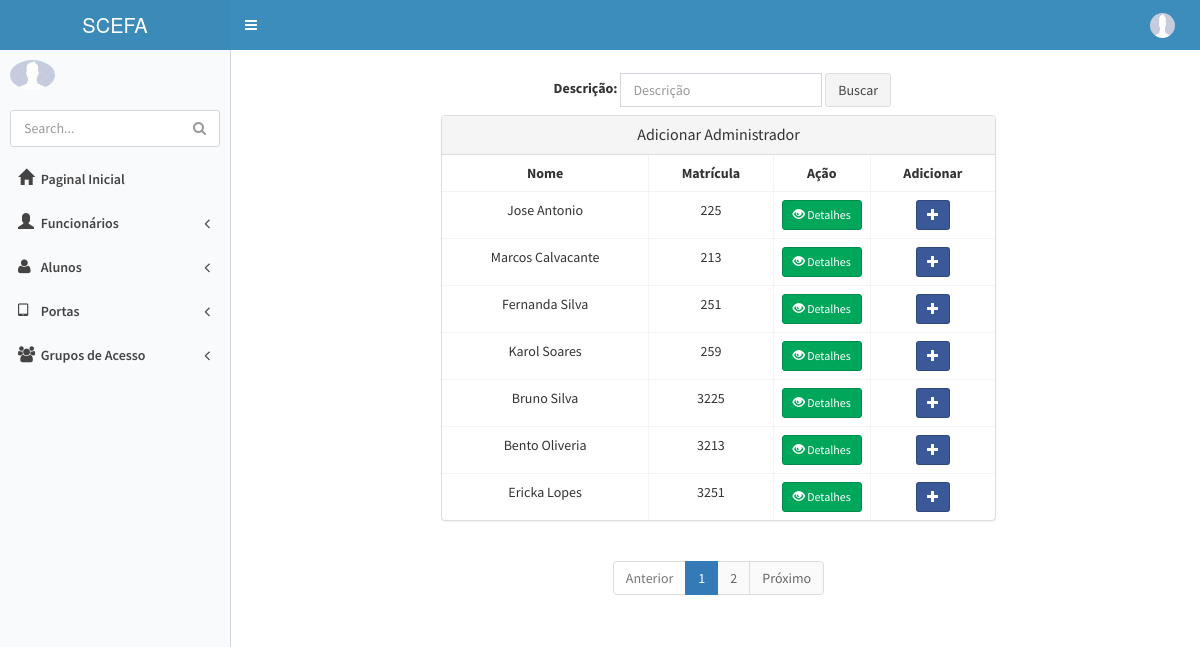
Screenshot of /administrador/new/ (signed in) with the database file from the repository.
### appPonto/models.py (models this page shows, shortened)
class Pessoa(User):
    nome = models.CharField("Nome", max_length=255)
    cpf = models.CharField('CPF', max_length=14, unique=True)
    sexos = (('Masculino', 'Masculino'),
             ('Feminino', 'Feminino'),)
    sexo = models.CharField(max_length=30, choices=sexos)
    Email = models.EmailField("E-mail", max_length=200)
    telefone = models.CharField("Telefone", max_length=20)
    dataNascimento = models.DateField('Data de Nascimento', max_length=10)
    endereco = models.CharField('Endereço', max_length=200, null=True)
    id_digital = models.IntegerField(null=True, blank=True, unique=True)
    img_dital = models.CharField(null=True, max_length=100, blank=True)
    Situacoes = (
        ('Ativo', 'Ativo'),
        ('Desativado', 'Desativado'),
    )
    situacao = models.CharField('Situação',
                                max_length=30,
                                choices=Situacoes,
                                )
    foto = models.ImageField(
        upload_to='fotos', verbose_name='foto',
        null=True, blank=True)
    class Meta: permissions = (('view_pessoa', 'Can see pessoa'),)

class Funcionario(Pessoa):
    matricula = models.CharField("Matricula", max_length=20, unique=True)
    cargo = models.ForeignKey(Cargo,on_delete=models.PROTECT,verbose_name="Cargo")
    dataAdmissao = models.DateField('Data de Admissão', default=timezone.now)
    salario = models.DecimalField("Salário", max_digits=10, decimal_places=2, null=True)
    class Meta: permissions = (('view_funcionario', 'Can see funcionario'),)

class Pessoa(User):
    nome = models.CharField("Nome", max_length=255)
    cpf = models.CharField('CPF', max_length=14, unique=True)
    sexos = (('Masculino', 'Masculino'),
             ('Feminino', 'Feminino'),)
    sexo = models.CharField(max_length=30, choices=sexos)
    Email = models.EmailField("E-mail", max_length=200)
    telefone = models.CharField("Telefone", max_length=20)
    dataNascimento = models.DateField('Data de Nascimento', max_length=10)
    endereco = models.CharField('Endereço', max_length=200, null=True)
    id_digital = models.IntegerField(null=True, blank=True, unique=True)
    img_dital = models.CharField(null=True, max_length=100, blank=True)
    Situacoes = (
        ('Ativo', 'Ativo'),
        ('Desativado', 'Desativado'),
    )
    situacao = models.CharField('Situação',
                                max_length=30,
                                choices=Situacoes,
                                )
    foto = models.ImageField(
        upload_to='fotos', verbose_name='foto',
        null=True, blank=True)
    class Meta: permissions = (('view_pessoa', 'Can see pessoa'),)

### appPonto/views.py (the view)
# urls.py: url(r'^administrador/new/$', administrador_new, name='administrador_new'),
@permission_required('appPonto.view_funcionario', login_url='erro_permissao')
def administrador_new(request):
    criterio = request.GET.get('criterio')
    if criterio:
        funcionarios = Funcionario.objects.filter(~Q(cargo__nome_funcao__contains='Administrador'),
                                                  nome__icontains=criterio).order_by('nome')
    else:
        funcionarios = Funcionario.objects.filter(~Q(cargo__nome_funcao__contains='Administrador'))
        criterio = ""
    paginator = Paginator(funcionarios, 7)
    page = request.GET.get('page')
    try:
        funcionarios = paginator.page(page)
    except PageNotAnInteger:
        funcionarios = paginator.page(1)
    except EmptyPage:
        funcionarios = paginator.page(paginator.num_pages)
    dados = {'funcionarios': funcionarios, 'criterio': criterio, 'paginator': paginator, 'page_obj': funcionarios}
    return render(request, 'Administrador/administrador_form.html', dados)

### templates/Administrador/administrador_form.html (shortened to what this page needs)
{% extends 'base.html' %}
{% block conteudo %}
    <section class="container">
        <div class="row">
        <fieldset>
             <div class="col-sm-6 col-sm-offset-3">
                 <form class="navbar-form navbar-left" role="search" method="get" action="">
                    <div class="form-group">
                      <label>Descrição:</label>
                        <input type="text" id="criterio" name="criterio" value="{{ criterio }}" class="form-control" placeholder="Descrição">
                    </div>
                    <button type="submit" class="btn btn-default">Buscar</button>
                 </form>
             </div>
            </fieldset>
            <div class="col-sm-6 col-sm-offset-2">
                <div class="panel panel-default">
                    <div class="panel-heading">
                        <h3 class="panel-title" style="text-align: center;">Adicionar Administrador</h3>
                    </div>
                    <table class="table table-bordered">
                        <tr>
                            <th><center>Nome</center></th>
                            <th><center>Matrícula</center></th>
                            <th>
                                <center>Ação</center>
                            </th>
                            <th><center>Adicionar</center></th>
                        </tr>
                        {% for funcionario in funcionarios %}
                            <tr>
                                <td style="text-align: center">{{ funcionario.nome }}</td>
                                <td style="text-align: center">{{ funcionario.matricula }}</td>
                                <td style="width: 10px">
                                    <a href="{% url 'funcionario_detail' funcionario.pk %}"
                                       class="btn btn-success btn-sm">
                                        <span class="glyphicon glyphicon-eye-open"></span> Detalhes
                                    </a>
                                </td>
                                <td style="text-align: center">
                                    <form action="{% url 'administrador_add' funcionario.pk %}">
                                        <button type="submit" class="btn btn-facebook btn-sm">
                                            <span class="glyphicon glyphicon-plus"></span>
                                        </button>
                                    </form>
                            </tr>
                        {% endfor %}
                    </table>
                </div>
                {% include 'utils/paginacao.html' %}
            </div>
        </div>
    </section>
{% endblock %}

### templates/base.html (style rules this page uses)
body { background-color: blue; }

### rows the page displays
Funcionario: nome "Jose Antonio", matricula "225"
Funcionario: nome "Marcos Calvacante", matricula "213"
Funcionario: nome "Fernanda Silva", matricula "251"
Funcionario: nome "Karol Soares", matricula "259"
Funcionario: nome "Bruno Silva", matricula "3225"
Funcionario: nome "Bento Oliveria", matricula "3213"
Funcionario: nome "Ericka Lopes", matricula "3251"

### other values shown
{{ page }} "1" "2"
